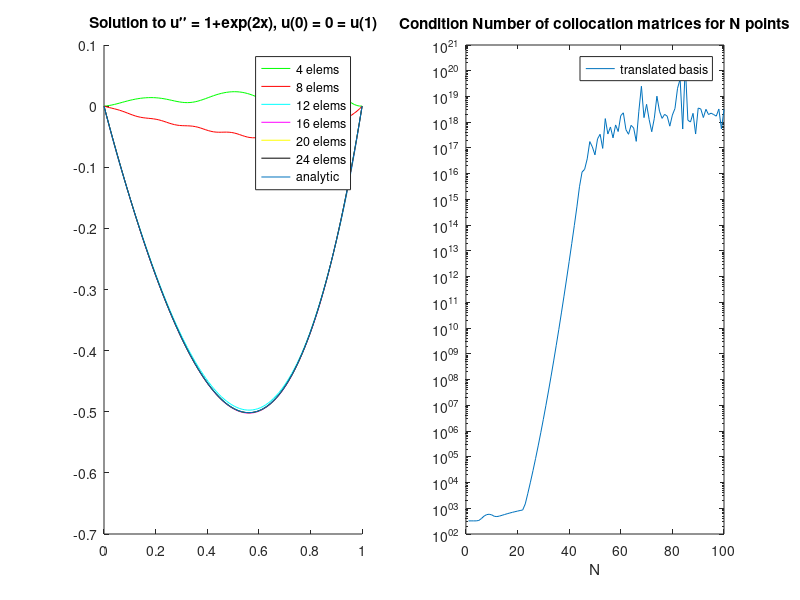

MATLAB code for this plot:
clear all; close all; clc

% Solves u'' = 1 + e^(2x), u(0) = 0 = u(1)

epsilon = 100;
K   = @(x,center) ( exp(-epsilon.*((x-center).^2)) );
D1K = @(x,center) ( -2.*epsilon.*(x-center).*K(x,center) );
D2K = @(x,center) ( 2.*epsilon.*(2.*epsilon.*((x-center).^2)-1).* ...
                    K(x,center) );

rhs = @(x) ( 1 + exp(2.*x) );
u_analytic = @(x) ( 0.25.*((2.*x.^2)-exp(2).*x-x+exp(2.*x)-1) );

pts = linspace(0,1);
subplot(1,2,1);
hold on;
colors = 'grcmyk';

%% Calculate numerical solution
for N=[4 8 12 16 20 24];
    colloc_pts = linspace(0,1,N);
    
    % translated basis
    tmp = repmat(colloc_pts, N, 1);
    colloc_mat = [D2K(tmp',tmp)   zeros(N,2); 
                  K(0, colloc_pts) 1 0;  % we need 1 + x term
                  K(1, colloc_pts) 1 1]; % for BCs
    coef = colloc_mat\[rhs(colloc_pts)';0;0];
    
    u_numeric = @(x) ( [K(x,colloc_pts) 1 x]*coef );
    plot(pts, arrayfun(u_numeric, pts), colors(1));
    colors = colors(2:end);
end

plot(pts, u_analytic(pts));
title('Solution to u\prime\prime = 1+exp(2x), u(0) = 0 = u(1)');
legend('4 elems', ...
       '8 elems', ...
       '12 elems', ...
       '16 elems', ...
       '20 elems', ...
       '24 elems', ...
       'analytic');

%% Calculate condition numbers of collocation matrices
trans_cond = zeros(100);
newt_cond = zeros(100);
subplot(1,2,2);
for N=1:100;
    colloc_pts = linspace(0,1,N);
    tmp = repmat(colloc_pts, N, 1);
    trans_cond(N) = cond([D2K(tmp',tmp)  zeros(N,2); 
                        K(0, colloc_pts) 1 0;
                        K(1, colloc_pts) 1 1]);
end
semilogy(trans_cond);
title('Condition Number of collocation matrices for N points');
legend('translated basis');
xlabel('N');
